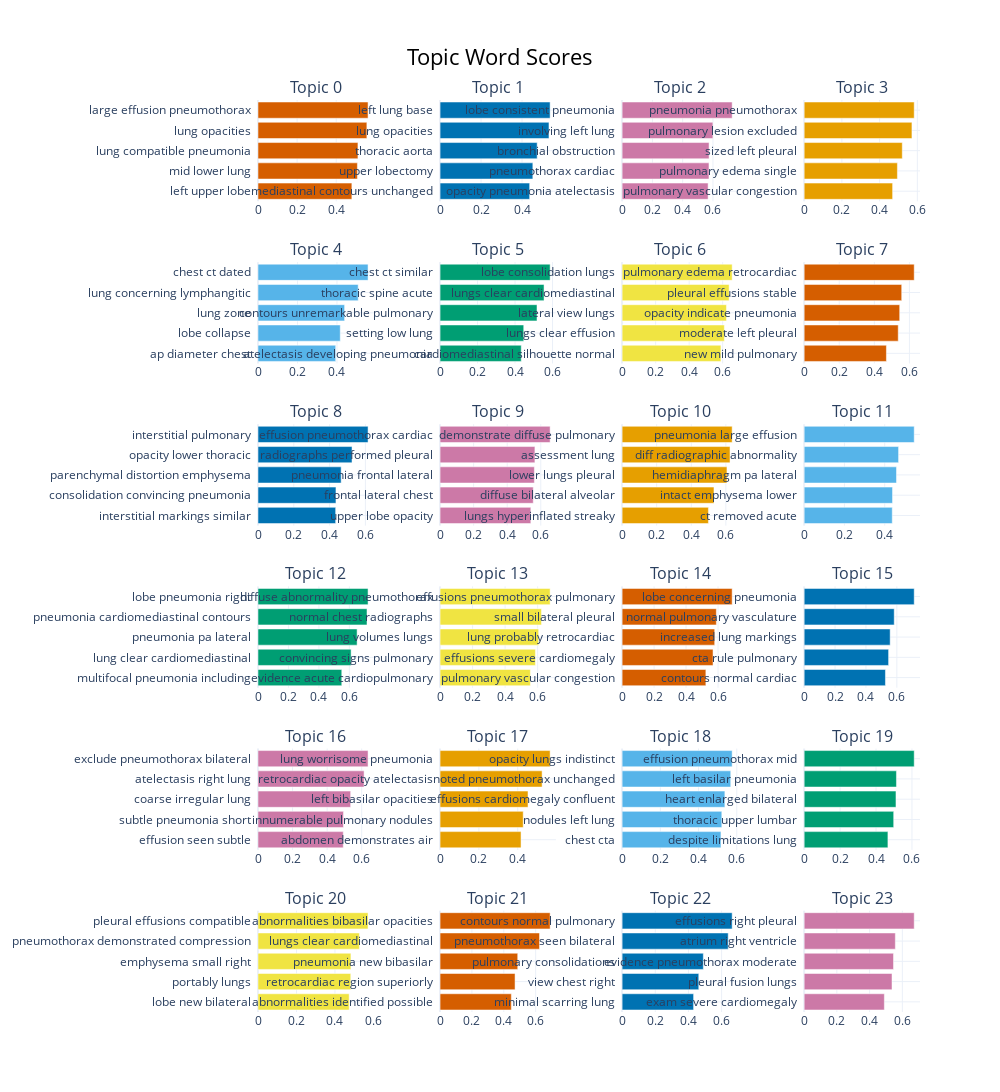

Notebook source saved alongside this figure:
### Code cell
topic_model.visualize_barchart(top_n_topics=100)

### Figure 1 — Plotly figure (JSON) as saved in the notebook; plotly's stock layout.template omitted (floating-point values rounded to 4 significant figures)
{"data": [{"marker": {"color": "#D55E00"}, "orientation": "h", "type": "bar", "x": [0.48, 0.5084, 0.5112, 0.5568, 0.5629], "xaxis": "x", "y": ["left upper lobe  ", "mid lower lung  ", "lung compatible pneumonia  ", "lung opacities  ", "large effusion pneumothorax  "], "yaxis": "y"}, {"marker": {"color": "#0072B2"}, "orientation": "h", "type": "bar", "x": [0.4371, 0.4528, 0.4739, 0.5315, 0.537], "xaxis": "x2", "y": ["mediastinal contours unchanged  ", "upper lobectomy  ", "thoracic aorta  ", "lung opacities  ", "left lung base  "], "yaxis": "y2"}, {"marker": {"color": "#CC79A7"}, "orientation": "h", "type": "bar", "x": [0.568, 0.5738, 0.5744, 0.5995, 0.7269], "xaxis": "x3", "y": ["opacity pneumonia atelectasis  ", "pneumothorax cardiac  ", "bronchial obstruction  ", "involving left lung  ", "lobe consistent pneumonia  "], "yaxis": "y3"}, {"marker": {"color": "#E69F00"}, "orientation": "h", "type": "bar", "x": [0.4689, 0.4943, 0.5201, 0.5713, 0.5834], "xaxis": "x4", "y": ["pulmonary vascular congestion  ", "pulmonary edema single  ", "sized left pleural  ", "pulmonary lesion excluded  ", "pneumonia pneumothorax  "], "yaxis": "y4"}, {"marker": {"color": "#56B4E9"}, "orientation": "h", "type": "bar", "x": [0.3934, 0.4165, 0.4385, 0.5073, 0.5573], "xaxis": "x5", "y": ["ap diameter chest  ", "lobe collapse  ", "lung zone  ", "lung concerning lymphangitic  ", "chest ct dated  "], "yaxis": "y5"}, {"marker": {"color": "#009E73"}, "orientation": "h", "type": "bar", "x": [0.433, 0.4463, 0.5171, 0.5546, 0.587], "xaxis": "x6", "y": ["atelectasis developing pneumonia  ", "setting low lung  ", "contours unremarkable pulmonary  ", "thoracic spine acute  ", "chest ct similar  "], "yaxis": "y6"}, {"marker": {"color": "#F0E442"}, "orientation": "h", "type": "bar", "x": [0.5894, 0.6099, 0.6225, 0.6384, 0.6565], "xaxis": "x7", "y": ["cardiomediastinal silhouette normal  ", "lungs clear effusion  ", "lateral view lungs  ", "lungs clear cardiomediastinal  ", "lobe consolidation lungs  "], "yaxis": "y7"}, {"marker": {"color": "#D55E00"}, "orientation": "h", "type": "bar", "x": [0.4688, 0.5362, 0.5445, 0.556, 0.6272], "xaxis": "x8", "y": ["new mild pulmonary  ", "moderate left pleural  ", "opacity indicate pneumonia  ", "pleural effusions stable  ", "pulmonary edema retrocardiac  "], "yaxis": "y8"}, {"marker": {"color": "#0072B2"}, "orientation": "h", "type": "bar", "x": [0.4338, 0.4355, 0.4645, 0.5252, 0.6149], "xaxis": "x9", "y": ["interstitial markings similar  ", "consolidation convincing pneumonia  ", "parenchymal distortion emphysema  ", "opacity lower thoracic  ", "interstitial pulmonary  "], "yaxis": "y9"}, {"marker": {"color": "#CC79A7"}, "orientation": "h", "type": "bar", "x": [0.5407, 0.5552, 0.5617, 0.565, 0.6555], "xaxis": "x10", "y": ["upper lobe opacity  ", "frontal lateral chest  ", "pneumonia frontal lateral  ", "radiographs performed pleural  ", "effusion pneumothorax cardiac  "], "yaxis": "y10"}, {"marker": {"color": "#E69F00"}, "orientation": "h", "type": "bar", "x": [0.4992, 0.5313, 0.6064, 0.6241, 0.6365], "xaxis": "x11", "y": ["lungs hyperinflated streaky  ", "diffuse bilateral alveolar  ", "lower lungs pleural  ", "assessment lung  ", "demonstrate diffuse pulmonary  "], "yaxis": "y11"}, {"marker": {"color": "#56B4E9"}, "orientation": "h", "type": "bar", "x": [0.4375, 0.4388, 0.4584, 0.4688, 0.5464], "xaxis": "x12", "y": ["ct removed acute  ", "intact emphysema lower  ", "hemidiaphragm pa lateral  ", "diff radiographic abnormality  ", "pneumonia large effusion  "], "yaxis": "y12"}, {"marker": {"color": "#009E73"}, "orientation": "h", "type": "bar", "x": [0.5502, 0.6115, 0.6509, 0.716, 0.7229], "xaxis": "x13", "y": ["multifocal pneumonia including  ", "lung clear cardiomediastinal  ", "pneumonia pa lateral  ", "pneumonia cardiomediastinal contours  ", "lobe pneumonia right  "], "yaxis": "y13"}, {"marker": {"color": "#F0E442"}, "orientation": "h", "type": "bar", "x": [0.5554, 0.5863, 0.6062, 0.6237, 0.6767], "xaxis": "x14", "y": ["evidence acute cardiopulmonary  ", "convincing signs pulmonary  ", "lung volumes lungs  ", "normal chest radiographs  ", "diffuse abnormality pneumothorax  "], "yaxis": "y14"}, {"marker": {"color": "#D55E00"}, "orientation": "h", "type": "bar", "x": [0.5239, 0.5687, 0.579, 0.5894, 0.6882], "xaxis": "x15", "y": ["pulmonary vascular congestion  ", "effusions severe cardiomegaly  ", "lung probably retrocardiac  ", "small bilateral pleural  ", "effusions pneumothorax pulmonary  "], "yaxis": "y15"}, {"marker": {"color": "#0072B2"}, "orientation": "h", "type": "bar", "x": [0.5261, 0.5466, 0.5567, 0.583, 0.7123], "xaxis": "x16", "y": ["contours normal cardiac  ", "cta rule pulmonary  ", "increased lung markings  ", "normal pulmonary vasculature  ", "lobe concerning pneumonia  "], "yaxis": "y16"}, {"marker": {"color": "#CC79A7"}, "orientation": "h", "type": "bar", "x": [0.4933, 0.4946, 0.536, 0.6138, 0.6368], "xaxis": "x17", "y": ["effusion seen subtle  ", "subtle pneumonia short  ", "coarse irregular lung  ", "atelectasis right lung  ", "exclude pneumothorax bilateral  "], "yaxis": "y17"}, {"marker": {"color": "#E69F00"}, "orientation": "h", "type": "bar", "x": [0.417, 0.4282, 0.4529, 0.5255, 0.5667], "xaxis": "x18", "y": ["abdomen demonstrates air  ", "innumerable pulmonary nodules  ", "left bibasilar opacities  ", "retrocardiac opacity atelectasis  ", "lung worrisome pneumonia  "], "yaxis": "y18"}, {"marker": {"color": "#56B4E9"}, "orientation": "h", "type": "bar", "x": [0.5172, 0.5217, 0.5378, 0.5684, 0.5759], "xaxis": "x19", "y": ["chest cta  ", "nodules left lung  ", "effusions cardiomegaly confluent  ", "noted pneumothorax unchanged  ", "opacity lungs indistinct  "], "yaxis": "y19"}, {"marker": {"color": "#009E73"}, "orientation": "h", "type": "bar", "x": [0.4662, 0.4983, 0.5111, 0.5137, 0.6125], "xaxis": "x20", "y": ["despite limitations lung  ", "thoracic upper lumbar  ", "heart enlarged bilateral  ", "left basilar pneumonia  ", "effusion pneumothorax mid  "], "yaxis": "y20"}, {"marker": {"color": "#F0E442"}, "orientation": "h", "type": "bar", "x": [0.4737, 0.482, 0.4827, 0.5268, 0.5719], "xaxis": "x21", "y": ["lobe new bilateral  ", "portably lungs  ", "emphysema small right  ", "pneumothorax demonstrated compression  ", "pleural effusions compatible  "], "yaxis": "y21"}, {"marker": {"color": "#D55E00"}, "orientation": "h", "type": "bar", "x": [0.4473, 0.4706, 0.4873, 0.6239, 0.6905], "xaxis": "x22", "y": ["abnormalities identified possible  ", "retrocardiac region superiorly  ", "pneumonia new bibasilar  ", "lungs clear cardiomediastinal  ", "abnormalities bibasilar opacities  "], "yaxis": "y22"}, {"marker": {"color": "#0072B2"}, "orientation": "h", "type": "bar", "x": [0.4311, 0.4623, 0.4898, 0.6397, 0.6636], "xaxis": "x23", "y": ["minimal scarring lung  ", "view chest right  ", "pulmonary consolidations  ", "pneumothorax seen bilateral  ", "contours normal pulmonary  "], "yaxis": "y23"}, {"marker": {"color": "#CC79A7"}, "orientation": "h", "type": "bar", "x": [0.4902, 0.5369, 0.5461, 0.5573, 0.6726], "xaxis": "x24", "y": ["exam severe cardiomegaly  ", "pleural fusion lungs  ", "evidence pneumothorax moderate  ", "atrium right ventricle  ", "effusions right pleural  "], "yaxis": "y24"}], "layout": {"annotations": [{"font": {"size": 16}, "showarrow": false, "text": "Topic 0", "x": 0.0875, "xanchor": "center", "xref": "paper", "y": 1, "yanchor": "bottom", "yref": "paper"}, {"font": {"size": 16}, "showarrow": false, "text": "Topic 1", "x": 0.3625, "xanchor": "center", "xref": "paper", "y": 1, "yanchor": "bottom", "yref": "paper"}, {"font": {"size": 16}, "showarrow": false, "text": "Topic 2", "x": 0.6375, "xanchor": "center", "xref": "paper", "y": 1, "yanchor": "bottom", "yref": "paper"}, {"font": {"size": 16}, "showarrow": false, "text": "Topic 3", "x": 0.9125, "xanchor": "center", "xref": "paper", "y": 1, "yanchor": "bottom", "yref": "paper"}, {"font": {"size": 16}, "showarrow": false, "text": "Topic 4", "x": 0.0875, "xanchor": "center", "xref": "paper", "y": 0.8222, "yanchor": "bottom", "yref": "paper"}, {"font": {"size": 16}, "showarrow": false, "text": "Topic 5", "x": 0.3625, "xanchor": "center", "xref": "paper", "y": 0.8222, "yanchor": "bottom", "yref": "paper"}, {"font": {"size": 16}, "showarrow": false, "text": "Topic 6", "x": 0.6375, "xanchor": "center", "xref": "paper", "y": 0.8222, "yanchor": "bottom", "yref": "paper"}, {"font": {"size": 16}, "showarrow": false, "text": "Topic 7", "x": 0.9125, "xanchor": "center", "xref": "paper", "y": 0.8222, "yanchor": "bottom", "yref": "paper"}, {"font": {"size": 16}, "showarrow": false, "text": "Topic 8", "x": 0.0875, "xanchor": "center", "xref": "paper", "y": 0.6444, "yanchor": "bottom", "yref": "paper"}, {"font": {"size": 16}, "showarrow": false, "text": "Topic 9", "x": 0.3625, "xanchor": "center", "xref": "paper", "y": 0.6444, "yanchor": "bottom", "yref": "paper"}, {"font": {"size": 16}, "showarrow": false, "text": "Topic 10", "x": 0.6375, "xanchor": "center", "xref": "paper", "y": 0.6444, "yanchor": "bottom", "yref": "paper"}, {"font": {"size": 16}, "showarrow": false, "text": "Topic 11", "x": 0.9125, "xanchor": "center", "xref": "paper", "y": 0.6444, "yanchor": "bottom", "yref": "paper"}, {"font": {"size": 16}, "showarrow": false, "text": "Topic 12", "x": 0.0875, "xanchor": "center", "xref": "paper", "y": 0.4667, "yanchor": "bottom", "yref": "paper"}, {"font": {"size": 16}, "showarrow": false, "text": "Topic 13", "x": 0.3625, "xanchor": "center", "xref": "paper", "y": 0.4667, "yanchor": "bottom", "yref": "paper"}, {"font": {"size": 16}, "showarrow": false, "text": "Topic 14", "x": 0.6375, "xanchor": "center", "xref": "paper", "y": 0.4667, "yanchor": "bottom", "yref": "paper"}, {"font": {"size": 16}, "showarrow": false, "text": "Topic 15", "x": 0.9125, "xanchor": "center", "xref": "paper", "y": 0.4667, "yanchor": "bottom", "yref": "paper"}, {"font": {"size": 16}, "showarrow": false, "text": "Topic 16", "x": 0.0875, "xanchor": "center", "xref": "paper", "y": 0.2889, "yanchor": "bottom", "yref": "paper"}, {"font": {"size": 16}, "showarrow": false, "text": "Topic 17", "x": 0.3625, "xanchor": "center", "xref": "paper", "y": 0.2889, "yanchor": "bottom", "yref": "paper"}, {"font": {"size": 16}, "showarrow": false, "text": "Topic 18", "x": 0.6375, "xanchor": "center", "xref": "paper", "y": 0.2889, "yanchor": "bottom", "yref": "paper"}, {"font": {"size": 16}, "showarrow": false, "text": "Topic 19", "x": 0.9125, "xanchor": "center", "xref": "paper", "y": 0.2889, "yanchor": "bottom", "yref": "paper"}, {"font": {"size": 16}, "showarrow": false, "text": "Topic 20", "x": 0.0875, "xanchor": "center", "xref": "paper", "y": 0.1111, "yanchor": "bottom", "yref": "paper"}, {"font": {"size": 16}, "showarrow": false, "text": "Topic 21", "x": 0.3625, "xanchor": "center", "xref": "paper", "y": 0.1111, "yanchor": "bottom", "yref": "paper"}, {"font": {"size": 16}, "showarrow": false, "text": "Topic 22", "x": 0.6375, "xanchor": "center", "xref": "paper", "y": 0.1111, "yanchor": "bottom", "yref": "paper"}, {"font": {"size": 16}, "showarrow": false, "text": "Topic 23", "x": 0.9125, "xanchor": "center", "xref": "paper", "y": 0.1111, "yanchor": "bottom", "yref": "paper"}], "height": 1500, "hoverlabel": {"bgcolor": "white", "font": {"family": "Rockwell", "size": 16}}, "showlegend": false, "title": {"font": {"color": "Black", "size": 22}, "text": "Topic Word Scores", "x": 0.5, "xanchor": "center", "yanchor": "top"}, "width": 1000, "xaxis": {"anchor": "y", "domain": [0, 0.175], "showgrid": true}, "xaxis10": {"anchor": "y10", "domain": [0.275, 0.45], "showgrid": true}, "xaxis11": {"anchor": "y11", "domain": [0.55, 0.725], "showgrid": true}, "xaxis12": {"anchor": "y12", "domain": [0.825, 1], "showgrid": true}, "xaxis13": {"anchor": "y13", "domain": [0, 0.175], "showgrid": true}, "xaxis14": {"anchor": "y14", "domain": [0.275, 0.45], "showgrid": true}, "xaxis15": {"anchor": "y15", "domain": [0.55, 0.725], "showgrid": true}, "xaxis16": {"anchor": "y16", "domain": [0.825, 1], "showgrid": true}, "xaxis17": {"anchor": "y17", "domain": [0, 0.175], "showgrid": true}, "xaxis18": {"anchor": "y18", "domain": [0.275, 0.45], "showgrid": true}, "xaxis19": {"anchor": "y19", "domain": [0.55, 0.725], "showgrid": true}, "xaxis2": {"anchor": "y2", "domain": [0.275, 0.45], "showgrid": true}, "xaxis20": {"anchor": "y20", "domain": [0.825, 1], "showgrid": true}, "xaxis21": {"anchor": "y21", "domain": [0, 0.175], "showgrid": true}, "xaxis22": {"anchor": "y22", "domain": [0.275, 0.45], "showgrid": true}, "xaxis23": {"anchor": "y23", "domain": [0.55, 0.725], "showgrid": true}, "xaxis24": {"anchor": "y24", "domain": [0.825, 1], "showgrid": true}, "xaxis3": {"anchor": "y3", "domain": [0.55, 0.725], "showgrid": true}, "xaxis4": {"anchor": "y4", "domain": [0.825, 1], "showgrid": true}, "xaxis5": {"anchor": "y5", "domain": [0, 0.175], "showgrid": true}, "xaxis6": {"anchor": "y6", "domain": [0.275, 0.45], "showgrid": true}, "xaxis7": {"anchor": "y7", "domain": [0.55, 0.725], "showgrid": true}, "xaxis8": {"anchor": "y8", "domain": [0.825, 1], "showgrid": true}, "xaxis9": {"anchor": "y9", "domain": [0, 0.175], "showgrid": true}, "yaxis": {"anchor": "x", "domain": [0.8889, 1], "showgrid": true}, "yaxis10": {"anchor": "x10", "domain": [0.5333, 0.6444], "showgrid": true}, "yaxis11": {"anchor": "x11", "domain": [0.5333, 0.6444], "showgrid": true}, "yaxis12": {"anchor": "x12", "domain": [0.5333, 0.6444], "showgrid": true}, "yaxis13": {"anchor": "x13", "domain": [0.3556, 0.4667], "showgrid": true}, "yaxis14": {"anchor": "x14", "domain": [0.3556, 0.4667], "showgrid": true}, "yaxis15": {"anchor": "x15", "domain": [0.3556, 0.4667], "showgrid": true}, "yaxis16": {"anchor": "x16", "domain": [0.3556, 0.4667], "showgrid": true}, "yaxis17": {"anchor": "x17", "domain": [0.1778, 0.2889], "showgrid": true}, "yaxis18": {"anchor": "x18", "domain": [0.1778, 0.2889], "showgrid": true}, "yaxis19": {"anchor": "x19", "domain": [0.1778, 0.2889], "showgrid": true}, "yaxis2": {"anchor": "x2", "domain": [0.8889, 1], "showgrid": true}, "yaxis20": {"anchor": "x20", "domain": [0.1778, 0.2889], "showgrid": true}, "yaxis21": {"anchor": "x21", "domain": [0, 0.1111], "showgrid": true}, "yaxis22": {"anchor": "x22", "domain": [0, 0.1111], "showgrid": true}, "yaxis23": {"anchor": "x23", "domain": [0, 0.1111], "showgrid": true}, "yaxis24": {"anchor": "x24", "domain": [0, 0.1111], "showgrid": true}, "yaxis3": {"anchor": "x3", "domain": [0.8889, 1], "showgrid": true}, "yaxis4": {"anchor": "x4", "domain": [0.8889, 1], "showgrid": true}, "yaxis5": {"anchor": "x5", "domain": [0.7111, 0.8222], "showgrid": true}, "yaxis6": {"anchor": "x6", "domain": [0.7111, 0.8222], "showgrid": true}, "yaxis7": {"anchor": "x7", "domain": [0.7111, 0.8222], "showgrid": true}, "yaxis8": {"anchor": "x8", "domain": [0.7111, 0.8222], "showgrid": true}, "yaxis9": {"anchor": "x9", "domain": [0.5333, 0.6444], "showgrid": true}}}
